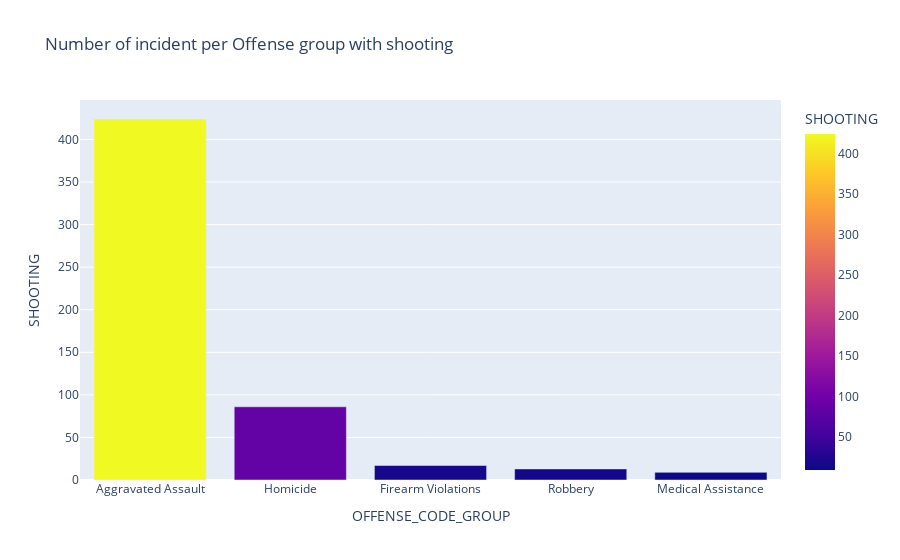

Notebook source saved alongside this figure:
### Code cell
fig = px.bar(
    df_analysis_4.head(),
    x='OFFENSE_CODE_GROUP',
    y='SHOOTING',
    title="Number of incident per Offense group with shooting",
    color='SHOOTING'
)

fig.show()

### Figure 1 — Plotly figure (JSON) as saved in the notebook; plotly's stock layout.template omitted (floating-point values rounded to 4 significant figures)
{"data": [{"alignmentgroup": "True", "hovertemplate": "OFFENSE_CODE_GROUP=%{x}<br>SHOOTING=%{marker.color}<extra></extra>", "legendgroup": "", "marker": {"color": [424, 86, 17, 13, 9], "coloraxis": "coloraxis", "pattern": {"shape": ""}}, "name": "", "offsetgroup": "", "orientation": "v", "showlegend": false, "textposition": "auto", "type": "bar", "x": ["Aggravated Assault", "Homicide", "Firearm Violations", "Robbery", "Medical Assistance"], "xaxis": "x", "y": [424, 86, 17, 13, 9], "yaxis": "y"}], "layout": {"barmode": "relative", "coloraxis": {"colorbar": {"title": {"text": "SHOOTING"}}, "colorscale": [[0, "#0d0887"], [0.1111, "#46039f"], [0.2222, "#7201a8"], [0.3333, "#9c179e"], [0.4444, "#bd3786"], [0.5556, "#d8576b"], [0.6667, "#ed7953"], [0.7778, "#fb9f3a"], [0.8889, "#fdca26"], [1, "#f0f921"]]}, "legend": {"tracegroupgap": 0}, "title": {"text": "Number of incident per Offense group with shooting"}, "xaxis": {"anchor": "y", "domain": [0, 1], "title": {"text": "OFFENSE_CODE_GROUP"}}, "yaxis": {"anchor": "x", "domain": [0, 1], "title": {"text": "SHOOTING"}}}}
